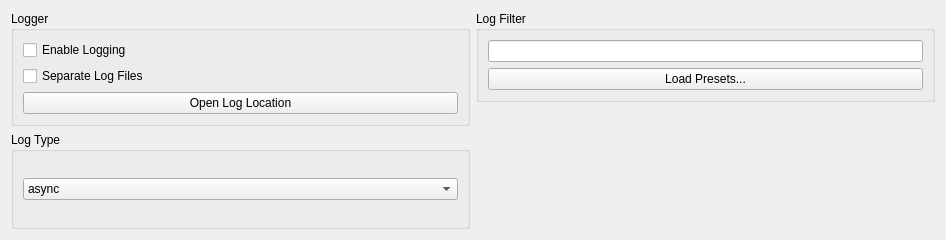
      <widget class="QWidget" name="logTabContents">
       <property name="geometry">
        <rect>
         <x>0</x>
         <y>0</y>
         <width>946</width>
         <height>240</height>
        </rect>
       </property>
       <property name="sizePolicy">
        <sizepolicy hsizetype="Preferred" vsizetype="Fixed">
         <horstretch>0</horstretch>
         <verstretch>0</verstretch>
        </sizepolicy>
       </property>
       <layout class="QVBoxLayout" name="logTabVLayout" stretch="0">
        <item>
         <layout class="QHBoxLayout" name="horizontalLayout_log">
          <property name="leftMargin">
           <number>0</number>
          </property>
          <property name="topMargin">
           <number>0</number>
          </property>
          <item>
           <layout class="QVBoxLayout" name="loggerTabLayoutRight">
            <item>
             <widget class="QGroupBox" name="loggerGroupBox">
              <property name="title">
               <string>Logger</string>
              </property>
              <layout class="QVBoxLayout" name="loggerLayout">
               <item>
                <widget class="QCheckBox" name="enableLoggingCheckBox">
                 <property name="text">
                  <string>Enable Logging</string>
                 </property>
                </widget>
               </item>
               <item>
                <widget class="QCheckBox" name="separateLogFilesCheckbox">
                 <property name="text">
                  <string>Separate Log Files</string>
                 </property>
                </widget>
               </item>
               <item>
                <widget class="QPushButton" name="OpenLogLocationButton">
                 <property name="text">
                  <string>Open Log Location</string>
                 </property>
                </widget>
               </item>
              </layout>
             </widget>
            </item>
            <item>
             <widget class="QGroupBox" name="logTypeGroupBox">
              <property name="sizePolicy">
               <sizepolicy hsizetype="Expanding" vsizetype="Preferred">
                <horstretch>0</horstretch>
                <verstretch>0</verstretch>
               </sizepolicy>
              </property>
              <property name="maximumSize">
               <size>
                <width>16777215</width>
                <height>16777215</height>
               </size>
              </property>
              <property name="title">
               <string>Log Type</string>
              </property>
              <layout class="QVBoxLayout" name="logTypeBoxLayout">
               <item>
                <widget class="QComboBox" name="logTypeComboBox">
                 <item>
                  <property name="text">
                   <string>async</string>
                  </property>
                 </item>
                 <item>
                  <property name="text">
                   <string>sync</string>
                  </property>
                 </item>
                </widget>
               </item>
              </layout>
             </widget>
            </item>
           </layout>
          </item>
          <item>
           <layout class="QVBoxLayout" name="vLayoutLogFilter">
            <property name="spacing">
             <number>6</number>
            </property>
            <property name="leftMargin">
             <number>0</number>
            </property>
            <item>
             <layout class="QHBoxLayout" name="hLayoutLogFilter">
              <item>
               <widget class="QGroupBox" name="logFilter">
                <property name="title">
                 <string>Log Filter</string>
                </property>
                <layout class="QVBoxLayout" name="logFilterLayout">
                 <item>
                  <widget class="QLineEdit" name="logFilterLineEdit"/>
                 </item>
                 <item>
                  <widget class="QPushButton" name="logPresetsButton">
                   <property name="text">
                    <string>Load Presets...</string>
                   </property>
                  </widget>
                 </item>
                </layout>
               </widget>
              </item>
             </layout>
            </item>
            <item>
             <spacer name="verticalSpacer_9">
              <property name="orientation">
               <enum>Qt::Orientation::Vertical</enum>
              </property>
              <property name="sizeHint" stdset="0">
               <size>
                <width>20</width>
                <height>40</height>
               </size>
              </property>
             </spacer>
            </item>
           </layout>
          </item>
         </layout>
        </item>
       </layout>
      </widget>
